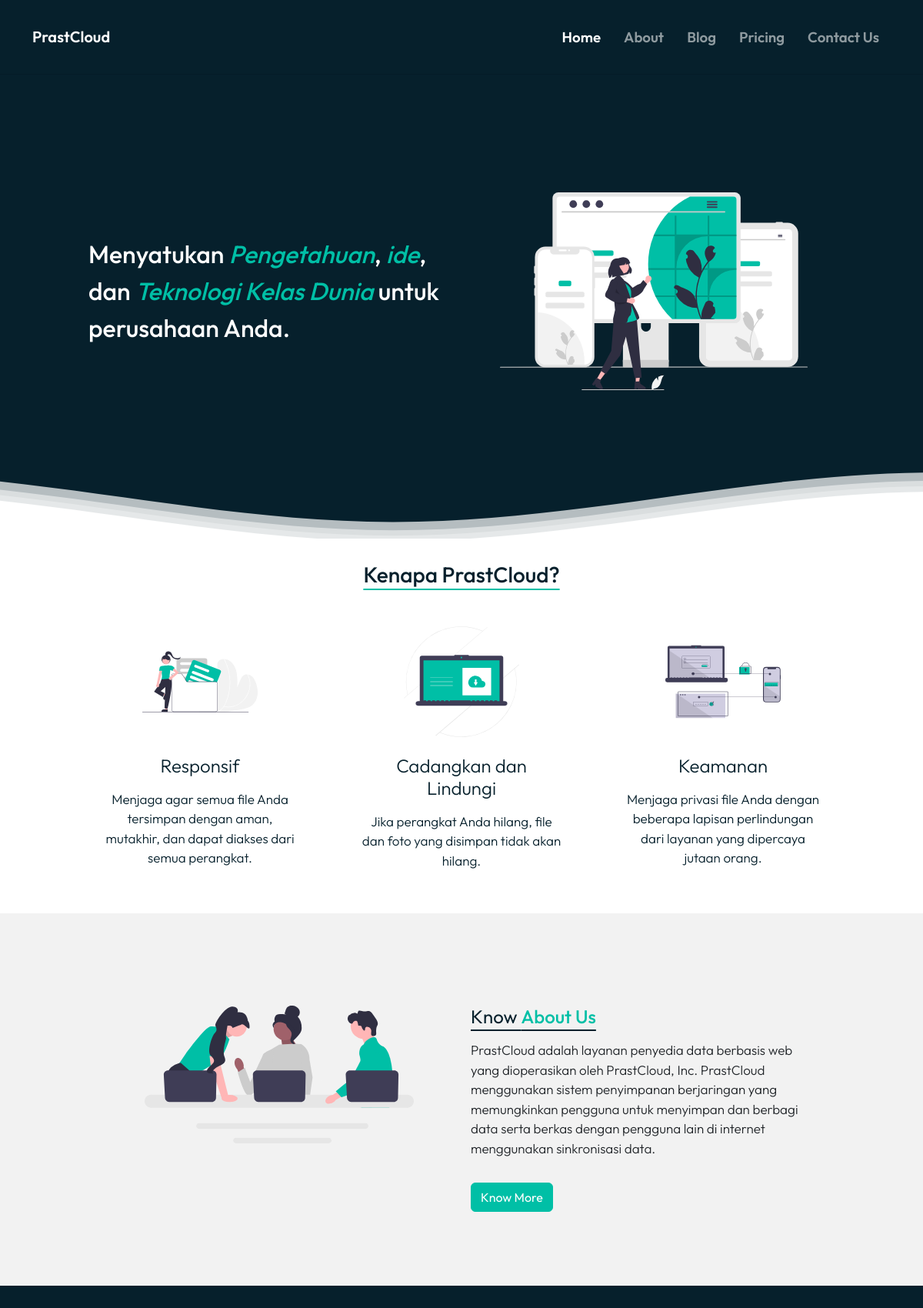
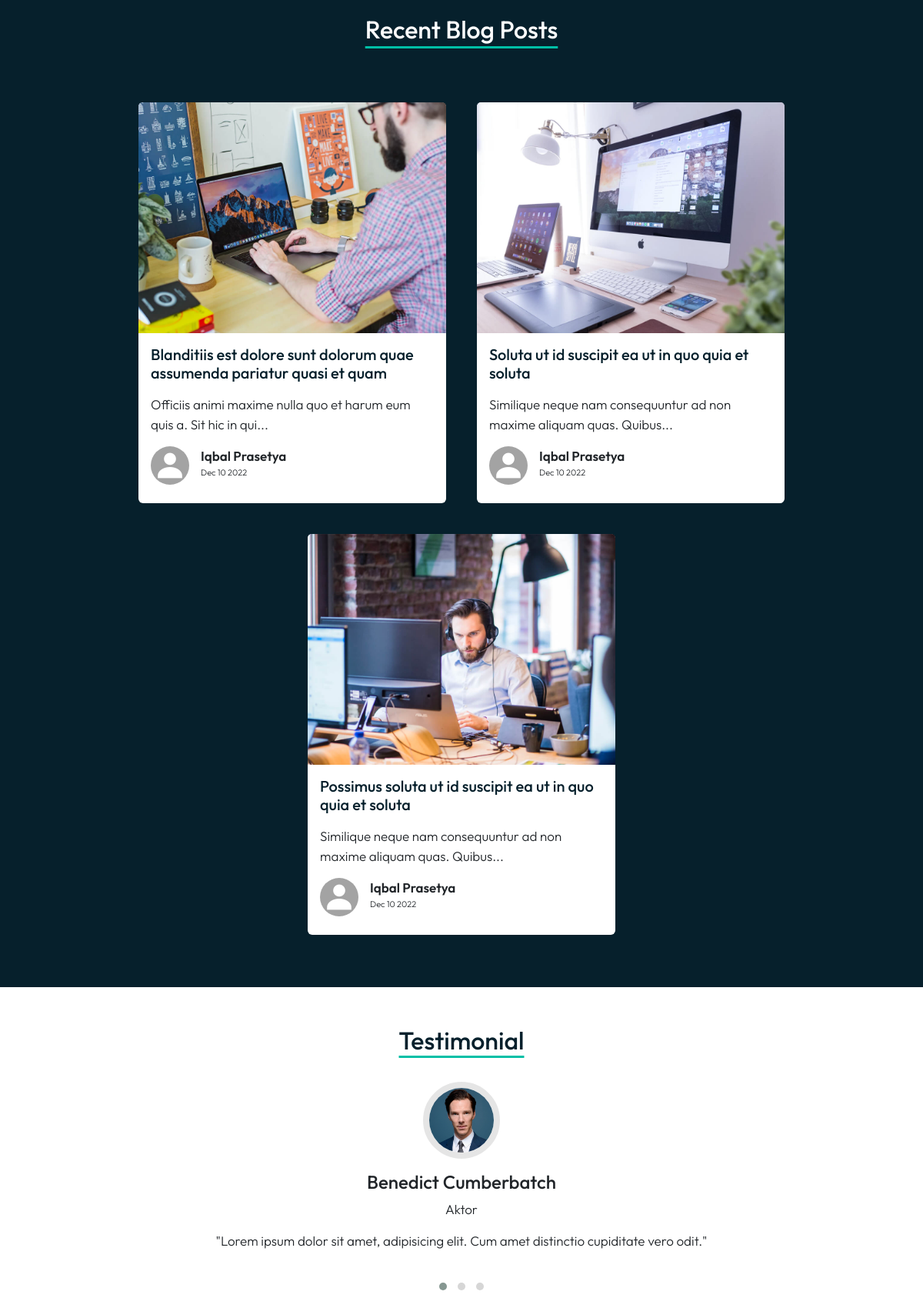
The page / (upper part) on the database its author committed (2 pictures, top to bottom).
### tables this page shows
CREATE TABLE `hero` (
  `id` int(225) NOT NULL,
  `hero_text` varchar(255) NOT NULL,
  `hero_image` varchar(255) NOT NULL
);

CREATE TABLE `services` (
  `id` int(225) NOT NULL,
  `service_heading` varchar(225) NOT NULL,
  `service_text` varchar(255) NOT NULL,
  `service_image` varchar(255) NOT NULL
);

CREATE TABLE `about` (
  `id` int(225) NOT NULL,
  `about_text` text NOT NULL,
  `about_image` varchar(255) NOT NULL
);

CREATE TABLE `blog` (
  `id` int(225) NOT NULL,
  `blog_date` datetime DEFAULT NULL,
  `blog_heading` varchar(255) NOT NULL,
  `blog_text` text NOT NULL,
  `blog_image` varchar(255) NOT NULL
);

CREATE TABLE `user` (
  `id_login` int(255) NOT NULL,
  `user_date` datetime DEFAULT NULL,
  `user_username` varchar(255) NOT NULL,
  `user_password` varchar(255) NOT NULL,
  `fullname` varchar(255) NOT NULL,
  `phone` varchar(255) NOT NULL,
  `email` varchar(255) NOT NULL,
  `address` text NOT NULL,
  `user_twitter` varchar(255) NOT NULL,
  `user_fb` varchar(255) NOT NULL,
  `user_ig` varchar(255) NOT NULL,
  `profile_image` varchar(255) NOT NULL
);

CREATE TABLE `testi` (
  `id` int(225) NOT NULL,
  `testi_name` varchar(225) NOT NULL,
  `testi_profession` varchar(225) NOT NULL,
  `testi_text` text NOT NULL,
  `testi_image` varchar(225) NOT NULL
);

### index.php (the view, shortened to what this page needs)
<?php
require 'koneksi.php';
?>
<!doctype html>
<html lang="en">
<head>
  <link rel="stylesheet" href="vendor/bootstrap/css/bootstrap.min.css">
  <link rel="stylesheet" href="https://cdnjs.cloudflare.com/ajax/libs/aos/2.3.4/aos.css" />
  <link rel="stylesheet" href="https://cdnjs.cloudflare.com/ajax/libs/font-awesome/6.2.0/css/all.min.css" />
  <link rel="stylesheet" href="https://cdn.jsdelivr.net/npm/bootstrap-icons@1.10.2/font/bootstrap-icons.css">
  <link rel="stylesheet" href="https://cdnjs.cloudflare.com/ajax/libs/OwlCarousel2/2.3.4/assets/owl.carousel.min.css" />
  <link rel="stylesheet" href="https://cdnjs.cloudflare.com/ajax/libs/OwlCarousel2/2.3.4/assets/owl.theme.default.min.css" />
</head>
<body>
  <nav class="navbar navbar-expand-lg navbar-dark fixed-top" id="navbar" style="padding: 1.5rem 1.5rem">
    <div class="container">
      <a class="navbar-brand" id="navbar-brand" href="index.php">PrastCloud</a>
      <div class="collapse navbar-collapse" id="navbarNavAltMarkup">
        <div id="navbar-nav" class="navbar-nav ms-auto">
          <a id="nav-link" class="nav-link nav-link-grow-up" href="#home">Home</a>
          <a id="nav-link" class="nav-link nav-link-grow-up" href="#about">About</a>
          <a id="nav-link" class="nav-link nav-link-grow-up" href="blog.php?page=blog">Blog</a>
          <a id="nav-link" class="nav-link nav-link-grow-up" href="page/pricing.php">Pricing</a>
          <a id="nav-link" class="nav-link nav-link-grow-up" href="#contact">Contact Us</a>
        </div>
      </div>
    </div>
  </nav>
  <section class="home" id="home">
    <div class="container">
      <div class="row justify-content-center">
        <?php
        $query = "SELECT * FROM hero ORDER BY id DESC LIMIT 1";
        $result = mysqli_query($koneksi2, $query);
        while ($row = mysqli_fetch_assoc($result)) {
        ?>
          <div class="col-md-5 about-text" data-aos="fade-right" data-aos-duration="1300" data-aos-delay="500">
            <h2><?php echo $row['hero_text']; ?></h2>
          </div>
          <div class="col-md-5 about-image text-center" data-aos="fade-left" data-aos-duration="1300" data-aos-delay="1000">
            <img src="assets/img/hero/<?php echo $row['hero_image']; ?>" alt="">
          </div>
        <?php
        }
        ?>
      </div>
    </div>
  </section>
  <section class="service" id="service">
    <div class="container">
      <div class="stats">
        <div class="row text-content">
          <div class="col text-center" data-aos="fade-up" data-aos-duration="700" data-aos-delay="300">
            <h3>Kenapa PrastCloud?</h3>
          </div>
        </div>
        <div class="row justify-content-center">
          <?php
          $query = "SELECT * FROM services ORDER BY id ASC";
          $result = mysqli_query($koneksi2, $query);
          while ($row = mysqli_fetch_assoc($result)) {
          ?>
            <div class="card col-md-5" data-aos="fade-up" data-aos-duration="700" data-aos-delay="800">
              <div class="image">
                <img src="assets/img/service/<?php echo $row['service_image']; ?>" alt="">
              </div>
              <div class="text-info text-center">
                <h4 class="heading fw bold"><?php echo $row['service_heading']; ?></h4>
                <p><?php echo $row['service_text']; ?></p>
              </div>
            </div>
          <?php
          }
          ?>
        </div>
      </div>
    </div>
  </section>
  <section class="about" id="about">
    <div class="container">
      <div class="row justify-content-center">
        <?php
        $query = "SELECT * FROM about ORDER BY id ASC";
        $result = mysqli_query($koneksi2, $query);
        while ($row = mysqli_fetch_assoc($result)) {
        ?>
          <div class="col-md-5 about-image text-center mb-3" data-aos="fade-right" data-aos-duration="700" data-aos-delay="700">
            <img src="assets/img/about/<?php echo $row['about_image']; ?>" alt="">
          </div>
          <div class="col-md-5 about-text mb-3">
            <h4 class="mb-3" data-aos="fade-up" data-aos-duration="700" data-aos-delay="600"> <span>Know </span> About Us
            </h4>
            <div class="text-about-fade" data-aos="fade-up" data-aos-duration="700" data-aos-delay="1200">
              <p>
                <?php echo $row['about_text']; ?>
              </p>
            </div>
            <a href="" class="btn btn-danger mt-3" data-aos="fade-up" data-aos-duration="700" data-aos-delay="1400">Know
              More</a>
          </div>
        <?php
        }
        ?>
      </div>
    </div>
  </section>
  <section class="blog py-5" id="blog" style="background-color: #06202c;">
    <div class="container">
      <div class="row text-content">
        <div class="col text-center mb-5">
          <h2>Recent Blog Posts</h2>
        </div>
      </div>
      <div class="row justify-content-center">
        <?php
        $query = "SELECT * FROM blog, user ORDER BY id DESC LIMIT 3";
        $result = mysqli_query($koneksi2, $query);
        while ($row = mysqli_fetch_assoc($result)) {
        ?>
          <div class="item card col-md-5">
            <img src="assets/img/blog/<?php echo $row['blog_image']; ?>" class="card-img-top" alt="...">
            <div class="card-body">
              <a href="blog.php?page=blog-details&id=<?php echo $row['id']; ?>">
                <h5 class="card-title"><?php echo $row['blog_heading']; ?></h5>
              </a>
              <p class="card-text"><?php echo substr($row['blog_text'], 0, 70); ?>...</p>
              <div class="author">
                <img src="assets/img/user/<?php echo $row['profile_image']; ?>" alt="" class="img-fluid float-start">
                <p class="author-name fw-semibold m-0"><?php echo $row['fullname']; ?></p>
                <p class="time fw-light"><time datetime="<?php echo date('Y-m-d', strtotime($row['blog_date'])); ?>"><?php echo date('M d Y', strtotime($row['blog_date'])); ?></time></p>
              </div>
            </div>
          </div>
        <?php
        }
        ?>
      </div>
    </div>
  </section>
  <section id="testi" class="testi">
    <div class="container">
      <div class="row text-content">
        <div class="col text-center mb-3" data-aos="fade-up" data-aos-duration="700" data-aos-delay="500">
          <h2>Testimonial</h2>
        </div>
      </div>
      <div class="row justify-content-center">
        <div id="owl-carousel" class="owl-carousel owl-theme col-md-5 text-center" data-aos="fade-up" data-aos-duration="700" data-aos-delay="800">
          <?php
          $query = "SELECT * FROM testi ORDER BY id ASC";
          $result = mysqli_query($koneksi2, $query);
          while ($row = mysqli_fetch_assoc($result)) {
          ?>
            <div class="item content-card">
              <img class="rounded-circle mb-3" src="assets/img/testi/<?php echo $row['testi_image']; ?>" alt="">
              <h4><?php echo $row['testi_name']; ?></h4>
              <p><?php echo $row['testi_profession']; ?></p>
              <p class="quote">
                <?php echo $row['testi_text']; ?>
              </p>
            </div>
          <?php
          }
          ?>
        </div>
      </div>
    </div>
  </section>
</body>
</html>

### rows shown on the page
hero: hero_text "Menyatukan Pengetahuan , ide , dan Teknologi Kelas Dunia untuk perusahaan Anda.", hero_image (picture)
services: service_image (picture), service_heading "Responsif", service_text "Menjaga agar semua file Anda tersimpan dengan aman, mutakhir, dan dapat diakses dari semua perangkat."
services: service_image (picture), service_heading "Cadangkan dan Lindungi", service_text "Jika perangkat Anda hilang, file dan foto yang disimpan tidak akan hilang."
services: service_image (picture), service_heading "Keamanan", service_text "Menjaga privasi file Anda dengan beberapa lapisan perlindungan dari layanan yang dipercaya jutaan orang."
about: about_image (picture), about_text "PrastCloud adalah layanan penyedia data berbasis web yang dioperasikan oleh PrastCloud, Inc. PrastCloud menggunakan sistem penyimpanan berjaringan yang memungkinkan pengguna untuk menyimpan dan berbagi data serta berkas dengan pengguna lain di internet menggunakan sinkronisasi data."
blog: blog_image (picture), blog_heading "Blanditiis est dolore sunt dolorum quae assumenda pariatur quasi et quam", blog_text "Officiis animi maxime nulla quo et harum eum quis a. Sit hic in qui", user.profile_image (picture), user.fullname "Iqbal Prasetya", blog_date "Dec 10 2022"
blog: blog_image (picture), blog_heading "Soluta ut id suscipit ea ut in quo quia et soluta", blog_text "Similique neque nam consequuntur ad non maxime aliquam quas. Quibus", user.profile_image (picture), user.fullname "Iqbal Prasetya", blog_date "Dec 10 2022"
blog: blog_image (picture), blog_heading "Possimus soluta ut id suscipit ea ut in quo quia et soluta", blog_text "Similique neque nam consequuntur ad non maxime aliquam quas. Quibus", user.profile_image (picture), user.fullname "Iqbal Prasetya", blog_date "Dec 10 2022"
testi: testi_image (picture), testi_name "Benedict Cumberbatch", testi_profession "Aktor", testi_text "\"Lorem ipsum dolor sit amet, adipisicing elit. Cum amet distinctio cupiditate vero odit.\""
